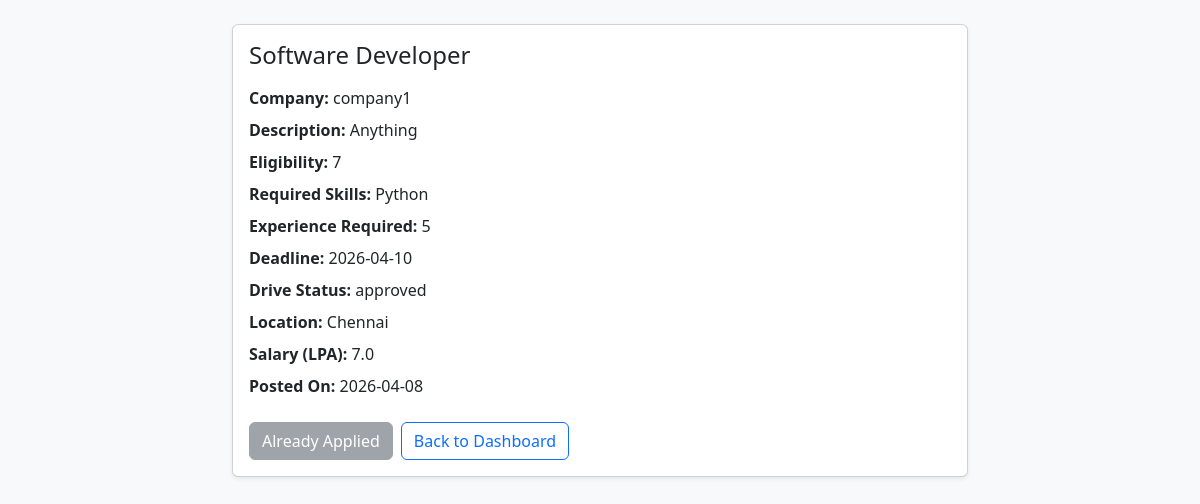
/student/job/1 (signed in), run on the app's committed database.
### model.py (models this page shows, shortened)
class JobPosition(db.Model):
    __tablename__ = "job_positions"
    id = db.Column(db.Integer, primary_key=True)
    company_id = db.Column(db.Integer, db.ForeignKey("companies.id"), nullable=False)
    title = db.Column(db.String(120), nullable=False)
    description = db.Column(db.Text, nullable=True)
    eligibility_criteria = db.Column(db.String(255), nullable=True)
    required_skills = db.Column(db.String(255), nullable=True)
    experience_required = db.Column(db.String(120), nullable=True)
    application_deadline = db.Column(db.Date, nullable=True)
    location = db.Column(db.String(120), nullable=True)
    salary_lpa = db.Column(db.Float, nullable=True)
    status = db.Column(db.String(30), nullable=False, default="pending")
    is_active = db.Column(db.Boolean, nullable=False, default=True)
    posted_at = db.Column(db.DateTime, nullable=False, default=datetime.utcnow)
    company = db.relationship("Company", back_populates="job_positions")
    applications = db.relationship(
        "Application", back_populates="job_position", cascade="all, delete-orphan"
    )

class Company(db.Model):
    __tablename__ = "companies"
    id = db.Column(db.Integer, primary_key=True)
    name = db.Column(db.String(120), unique=True, nullable=False)
    email = db.Column(db.String(120), unique=True, nullable=False)
    password = db.Column(db.String(120), nullable=False)
    industry = db.Column(db.String(100), nullable=True)
    location = db.Column(db.String(120), nullable=True)
    website = db.Column(db.String(255), nullable=True)
    is_blacklisted = db.Column(db.Boolean, nullable=False, default=False)
    is_approved = db.Column(db.Boolean, nullable=False, default=False)
    job_positions = db.relationship(
        "JobPosition", back_populates="company", cascade="all, delete-orphan"
    )

### app.py (the view)
@app.route('/student/job/<int:position_id>')
def student_job_details(position_id):
    if 'student_id' not in session:
        return redirect(url_for("access"))
    close_expired_job_positions()
    student = Student.query.get(session['student_id'])
    if not student:
        return redirect(url_for("access"))
    position = JobPosition.query.join(Company).filter(
        JobPosition.id == position_id,
        JobPosition.is_active == True,
        JobPosition.status == "approved",
        Company.is_blacklisted == False,
        Company.is_approved == True
    ).first()
    if not position:
        return redirect(url_for("student_dashboard"))
    has_applied = Application.query.filter_by(
        student_id=student.id,
        job_position_id=position.id
    ).first() is not None
    return render_template(
        'student_job_detail.html',
        student=student,
        position=position,
        has_applied=has_applied,
    )

### app.py (called while the page is built)
def close_expired_job_positions():
    today = datetime.now(UTC).date()
    expired_positions = JobPosition.query.filter(
        JobPosition.is_active == True,
        JobPosition.application_deadline.isnot(None),
        JobPosition.application_deadline < today,
    ).all()
    for position in expired_positions:
        position.is_active = False
        position.status = "closed"
    if expired_positions:
        db.session.commit()

### template/student_job_detail.html (shortened to what this page needs)
<!doctype html>
<html lang="en">
<head>
    <link href="https://cdn.jsdelivr.net/npm/bootstrap@5.3.8/dist/css/bootstrap.min.css" rel="stylesheet">
</head>
<body class="bg-light">
    <main class="container py-4">
        <div class="row justify-content-center">
            <div class="col-12 col-lg-8">
                <div class="card shadow-sm">
                    <div class="card-body">
                        <h1 class="h4 mb-3">{{ position.title }}</h1>
                        <p class="mb-2"><strong>Company:</strong> {{ position.company.name }}</p>
                        <p class="mb-2"><strong>Description:</strong> {{ position.description or 'No description provided.' }}</p>
                        <p class="mb-2"><strong>Eligibility:</strong> {{ position.eligibility_criteria or 'N/A' }}</p>
                        <p class="mb-2"><strong>Required Skills:</strong> {{ position.required_skills or 'N/A' }}</p>
                        <p class="mb-2"><strong>Experience Required:</strong> {{ position.experience_required or 'N/A' }}</p>
                        <p class="mb-2"><strong>Deadline:</strong> {{ position.application_deadline.strftime('%Y-%m-%d') if position.application_deadline else 'N/A' }}</p>
                        <p class="mb-2"><strong>Drive Status:</strong> {{ position.status }}</p>
                        <p class="mb-2"><strong>Location:</strong> {{ position.location or 'N/A' }}</p>
                        <p class="mb-2"><strong>Salary (LPA):</strong> {{ position.salary_lpa or 'N/A' }}</p>
                        <p class="mb-4"><strong>Posted On:</strong> {{ position.posted_at.strftime('%Y-%m-%d') if position.posted_at else 'N/A' }}</p>
                        <div class="d-flex gap-2">
                            {% if not has_applied %}
                                <form method="POST" action="{{ url_for('apply_job', position_id=position.id) }}">
                                    <button type="submit" class="btn btn-success">Apply</button>
                                </form>
                            {% else %}
                                <button type="button" class="btn btn-secondary" disabled>Already Applied</button>
                            {% endif %}
                            <a href="{{ url_for('student_dashboard') }}" class="btn btn-outline-primary">Back to Dashboard</a>
                        </div>
                    </div>
                </div>
            </div>
        </div>
    </main>
</body>
</html>

### data on the page
JobPosition: title "Software Developer", description "Anything", eligibility_criteria "7", required_skills "Python", experience_required "5", application_deadline "2026-04-10", status "approved", location "Chennai", salary_lpa "7.0", posted_at "2026-04-08"
Company: company.name "company1"
